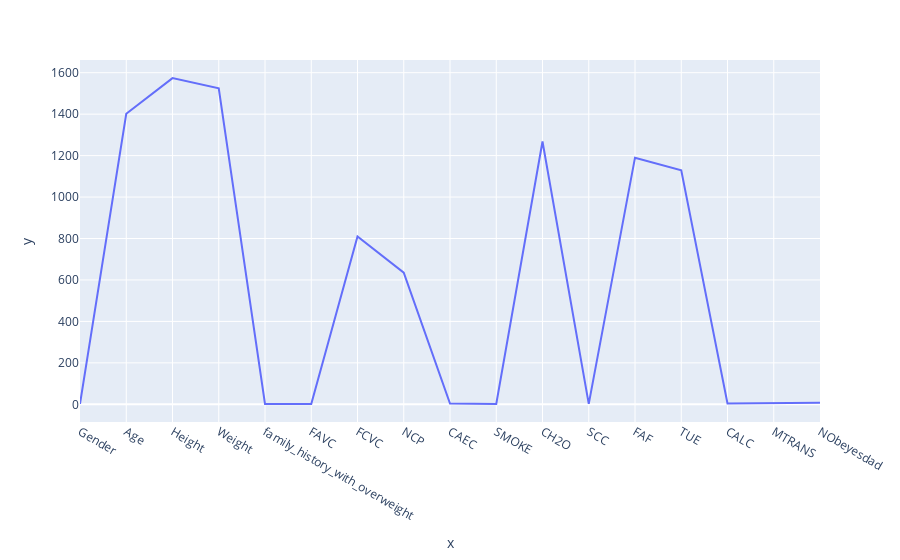

Notebook cell for this chart:
### Markdown cell above
Gráfico de linha feito antes das modificações na base. O gráfico tem o intuito de mostrar quantos valores únicos as colunas qualitativas tinham antes e depois de ajustar a base.

### Code cell
lista_cont = []
for i in df:
    lista_cont.append(len(df[i].unique()))
lista_cont

fig = px.line( x= df.columns.to_list(), y=lista_cont)

fig.update
fig.show()

### Figure 1 — Plotly figure (JSON) as saved in the notebook; plotly's stock layout.template omitted (floating-point values rounded to 4 significant figures)
{"data": [{"hovertemplate": "x=%{x}<br>y=%{y}<extra></extra>", "legendgroup": "", "line": {"color": "#636efa", "dash": "solid"}, "marker": {"symbol": "circle"}, "mode": "lines", "name": "", "orientation": "v", "showlegend": false, "type": "scatter", "x": ["Gender", "Age", "Height", "Weight", "family_history_with_overweight", "FAVC", "FCVC", "NCP", "CAEC", "SMOKE", "CH2O", "SCC", "FAF", "TUE", "CALC", "MTRANS", "NObeyesdad"], "xaxis": "x", "y": [2, 1402, 1574, 1525, 2, 2, 810, 635, 4, 2, 1268, 2, 1190, 1129, 4, 5, 7], "yaxis": "y"}], "layout": {"legend": {"tracegroupgap": 0}, "margin": {"t": 60}, "xaxis": {"anchor": "y", "domain": [0, 1], "title": {"text": "x"}}, "yaxis": {"anchor": "x", "domain": [0, 1], "title": {"text": "y"}}}}
